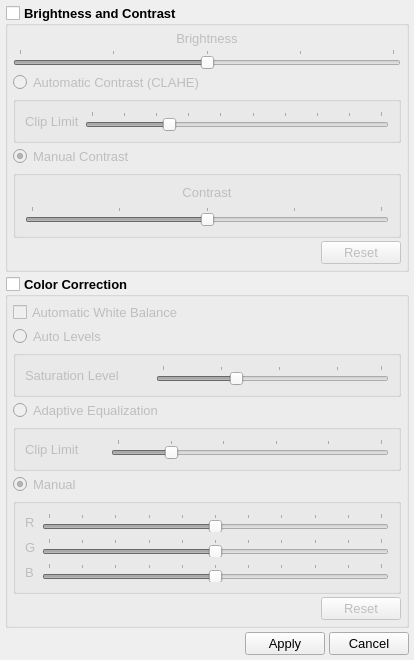
<?xml version="1.0" encoding="UTF-8"?>
<ui version="4.0">
 <class>imageAdjustmentsDlg</class>
 <widget class="QDialog" name="imageAdjustmentsDlg">
  <property name="geometry">
   <rect>
    <x>0</x>
    <y>0</y>
    <width>414</width>
    <height>660</height>
   </rect>
  </property>
  <property name="minimumSize">
   <size>
    <width>316</width>
    <height>660</height>
   </size>
  </property>
  <property name="windowTitle">
   <string>Image Adjustments:</string>
  </property>
  <layout class="QVBoxLayout" name="verticalLayout_2">
   <property name="spacing">
    <number>4</number>
   </property>
   <property name="margin">
    <number>5</number>
   </property>
   <item>
    <widget class="QGroupBox" name="gbBrightnessContrast">
     <property name="font">
      <font>
       <pointsize>10</pointsize>
       <weight>75</weight>
       <bold>true</bold>
      </font>
     </property>
     <property name="title">
      <string>Brightness and Contrast</string>
     </property>
     <property name="checkable">
      <bool>true</bool>
     </property>
     <property name="checked">
      <bool>false</bool>
     </property>
     <layout class="QVBoxLayout" name="verticalLayout_4">
      <property name="spacing">
       <number>3</number>
      </property>
      <property name="margin">
       <number>5</number>
      </property>
      <item>
       <widget class="QLabel" name="label_8">
        <property name="font">
         <font>
          <pointsize>10</pointsize>
          <weight>50</weight>
          <bold>false</bold>
         </font>
        </property>
        <property name="text">
         <string>Brightness</string>
        </property>
        <property name="alignment">
         <set>Qt::AlignCenter</set>
        </property>
       </widget>
      </item>
      <item>
       <widget class="QSlider" name="brightnessSlider">
        <property name="minimum">
         <number>-100</number>
        </property>
        <property name="maximum">
         <number>100</number>
        </property>
        <property name="orientation">
         <enum>Qt::Horizontal</enum>
        </property>
        <property name="tickPosition">
         <enum>QSlider::TicksAbove</enum>
        </property>
        <property name="tickInterval">
         <number>50</number>
        </property>
       </widget>
      </item>
      <item>
       <widget class="QRadioButton" name="bcAutomatic">
        <property name="font">
         <font>
          <weight>50</weight>
          <bold>false</bold>
         </font>
        </property>
        <property name="text">
         <string>Automatic Contrast (CLAHE)</string>
        </property>
        <property name="checked">
         <bool>false</bool>
        </property>
       </widget>
      </item>
      <item>
       <widget class="QGroupBox" name="gbAutoBC">
        <property name="title">
         <string/>
        </property>
        <layout class="QFormLayout" name="formLayout_4">
         <property name="fieldGrowthPolicy">
          <enum>QFormLayout::AllNonFixedFieldsGrow</enum>
         </property>
         <item row="0" column="0">
          <widget class="QLabel" name="label_10">
           <property name="font">
            <font>
             <weight>50</weight>
             <bold>false</bold>
            </font>
           </property>
           <property name="text">
            <string>Clip Limit</string>
           </property>
          </widget>
         </item>
         <item row="0" column="1">
          <widget class="QSlider" name="bcClipLimit">
           <property name="minimum">
            <number>5</number>
           </property>
           <property name="maximum">
            <number>50</number>
           </property>
           <property name="value">
            <number>17</number>
           </property>
           <property name="orientation">
            <enum>Qt::Horizontal</enum>
           </property>
           <property name="tickPosition">
            <enum>QSlider::TicksAbove</enum>
           </property>
           <property name="tickInterval">
            <number>5</number>
           </property>
          </widget>
         </item>
        </layout>
       </widget>
      </item>
      <item>
       <widget class="QRadioButton" name="bcManual">
        <property name="font">
         <font>
          <weight>50</weight>
          <bold>false</bold>
         </font>
        </property>
        <property name="text">
         <string>Manual Contrast</string>
        </property>
        <property name="checked">
         <bool>true</bool>
        </property>
       </widget>
      </item>
      <item>
       <widget class="QGroupBox" name="gbManualBC">
        <property name="title">
         <string/>
        </property>
        <layout class="QVBoxLayout" name="verticalLayout_5">
         <item>
          <layout class="QVBoxLayout" name="verticalLayout_6">
           <item>
            <widget class="QLabel" name="label_7">
             <property name="font">
              <font>
               <pointsize>10</pointsize>
               <weight>50</weight>
               <bold>false</bold>
              </font>
             </property>
             <property name="text">
              <string>Contrast</string>
             </property>
             <property name="alignment">
              <set>Qt::AlignCenter</set>
             </property>
            </widget>
           </item>
           <item>
            <widget class="QSlider" name="contrastSlider">
             <property name="minimum">
              <number>-100</number>
             </property>
             <property name="maximum">
              <number>100</number>
             </property>
             <property name="value">
              <number>0</number>
             </property>
             <property name="sliderPosition">
              <number>0</number>
             </property>
             <property name="orientation">
              <enum>Qt::Horizontal</enum>
             </property>
             <property name="tickPosition">
              <enum>QSlider::TicksAbove</enum>
             </property>
             <property name="tickInterval">
              <number>50</number>
             </property>
            </widget>
           </item>
          </layout>
         </item>
        </layout>
       </widget>
      </item>
      <item>
       <layout class="QHBoxLayout" name="horizontalLayout">
        <item>
         <spacer name="horizontalSpacer_3">
          <property name="orientation">
           <enum>Qt::Horizontal</enum>
          </property>
          <property name="sizeHint" stdset="0">
           <size>
            <width>40</width>
            <height>20</height>
           </size>
          </property>
         </spacer>
        </item>
        <item>
         <widget class="QPushButton" name="pbBCReset">
          <property name="font">
           <font>
            <pointsize>10</pointsize>
            <weight>50</weight>
            <bold>false</bold>
           </font>
          </property>
          <property name="text">
           <string>Reset</string>
          </property>
         </widget>
        </item>
       </layout>
      </item>
     </layout>
    </widget>
   </item>
   <item>
    <widget class="QGroupBox" name="gbColorCorrection">
     <property name="font">
      <font>
       <pointsize>10</pointsize>
       <weight>75</weight>
       <bold>true</bold>
      </font>
     </property>
     <property name="title">
      <string>Color Correction</string>
     </property>
     <property name="checkable">
      <bool>true</bool>
     </property>
     <property name="checked">
      <bool>false</bool>
     </property>
     <layout class="QVBoxLayout" name="verticalLayout_3">
      <property name="spacing">
       <number>3</number>
      </property>
      <property name="margin">
       <number>5</number>
      </property>
      <item>
       <widget class="QCheckBox" name="cbAWB">
        <property name="font">
         <font>
          <weight>50</weight>
          <bold>false</bold>
         </font>
        </property>
        <property name="text">
         <string>Automatic White Balance</string>
        </property>
       </widget>
      </item>
      <item>
       <widget class="QRadioButton" name="ccSimpleBalance">
        <property name="font">
         <font>
          <weight>50</weight>
          <bold>false</bold>
         </font>
        </property>
        <property name="text">
         <string>Auto Levels</string>
        </property>
       </widget>
      </item>
      <item>
       <widget class="QGroupBox" name="gbAutoCC">
        <property name="enabled">
         <bool>false</bool>
        </property>
        <property name="title">
         <string/>
        </property>
        <layout class="QFormLayout" name="formLayout_3">
         <item row="0" column="0">
          <widget class="QLabel" name="label_6">
           <property name="minimumSize">
            <size>
             <width>125</width>
             <height>0</height>
            </size>
           </property>
           <property name="font">
            <font>
             <weight>50</weight>
             <bold>false</bold>
            </font>
           </property>
           <property name="text">
            <string>Saturation Level</string>
           </property>
          </widget>
         </item>
         <item row="0" column="1">
          <widget class="QSlider" name="ccSatLevel">
           <property name="enabled">
            <bool>false</bool>
           </property>
           <property name="minimum">
            <number>1</number>
           </property>
           <property name="maximum">
            <number>16</number>
           </property>
           <property name="pageStep">
            <number>2</number>
           </property>
           <property name="value">
            <number>6</number>
           </property>
           <property name="orientation">
            <enum>Qt::Horizontal</enum>
           </property>
           <property name="tickPosition">
            <enum>QSlider::TicksAbove</enum>
           </property>
           <property name="tickInterval">
            <number>4</number>
           </property>
          </widget>
         </item>
        </layout>
       </widget>
      </item>
      <item>
       <widget class="QRadioButton" name="ccAdaptive">
        <property name="font">
         <font>
          <weight>50</weight>
          <bold>false</bold>
         </font>
        </property>
        <property name="text">
         <string>Adaptive Equalization</string>
        </property>
        <property name="checked">
         <bool>false</bool>
        </property>
       </widget>
      </item>
      <item>
       <widget class="QGroupBox" name="gbAdaptiveCC">
        <property name="enabled">
         <bool>false</bool>
        </property>
        <property name="title">
         <string/>
        </property>
        <layout class="QFormLayout" name="formLayout_2">
         <property name="fieldGrowthPolicy">
          <enum>QFormLayout::AllNonFixedFieldsGrow</enum>
         </property>
         <item row="0" column="0">
          <widget class="QLabel" name="label_5">
           <property name="minimumSize">
            <size>
             <width>80</width>
             <height>0</height>
            </size>
           </property>
           <property name="font">
            <font>
             <weight>50</weight>
             <bold>false</bold>
            </font>
           </property>
           <property name="text">
            <string>Clip Limit</string>
           </property>
          </widget>
         </item>
         <item row="0" column="1">
          <widget class="QSlider" name="ccClipLimit">
           <property name="minimum">
            <number>5</number>
           </property>
           <property name="maximum">
            <number>30</number>
           </property>
           <property name="value">
            <number>10</number>
           </property>
           <property name="orientation">
            <enum>Qt::Horizontal</enum>
           </property>
           <property name="tickPosition">
            <enum>QSlider::TicksAbove</enum>
           </property>
           <property name="tickInterval">
            <number>5</number>
           </property>
          </widget>
         </item>
        </layout>
       </widget>
      </item>
      <item>
       <widget class="QRadioButton" name="ccManual">
        <property name="font">
         <font>
          <weight>50</weight>
          <bold>false</bold>
         </font>
        </property>
        <property name="text">
         <string>Manual</string>
        </property>
        <property name="checked">
         <bool>true</bool>
        </property>
        <property name="autoExclusive">
         <bool>true</bool>
        </property>
       </widget>
      </item>
      <item>
       <widget class="QGroupBox" name="gbManualCC">
        <property name="title">
         <string/>
        </property>
        <layout class="QVBoxLayout" name="verticalLayout_7">
         <item>
          <layout class="QFormLayout" name="formLayout">
           <property name="fieldGrowthPolicy">
            <enum>QFormLayout::AllNonFixedFieldsGrow</enum>
           </property>
           <item row="0" column="0">
            <widget class="QLabel" name="label">
             <property name="font">
              <font>
               <pointsize>10</pointsize>
               <weight>50</weight>
               <bold>false</bold>
              </font>
             </property>
             <property name="text">
              <string>R</string>
             </property>
            </widget>
           </item>
           <item row="0" column="1">
            <widget class="QSlider" name="redSlider">
             <property name="minimum">
              <number>-50</number>
             </property>
             <property name="maximum">
              <number>50</number>
             </property>
             <property name="orientation">
              <enum>Qt::Horizontal</enum>
             </property>
             <property name="tickPosition">
              <enum>QSlider::TicksAbove</enum>
             </property>
             <property name="tickInterval">
              <number>10</number>
             </property>
            </widget>
           </item>
           <item row="1" column="0">
            <widget class="QLabel" name="label_2">
             <property name="font">
              <font>
               <pointsize>10</pointsize>
               <weight>50</weight>
               <bold>false</bold>
              </font>
             </property>
             <property name="text">
              <string>G</string>
             </property>
            </widget>
           </item>
           <item row="1" column="1">
            <widget class="QSlider" name="greenSlider">
             <property name="minimum">
              <number>-50</number>
             </property>
             <property name="maximum">
              <number>50</number>
             </property>
             <property name="orientation">
              <enum>Qt::Horizontal</enum>
             </property>
             <property name="tickPosition">
              <enum>QSlider::TicksAbove</enum>
             </property>
             <property name="tickInterval">
              <number>10</number>
             </property>
            </widget>
           </item>
           <item row="2" column="0">
            <widget class="QLabel" name="label_3">
             <property name="font">
              <font>
               <pointsize>10</pointsize>
               <weight>50</weight>
               <bold>false</bold>
              </font>
             </property>
             <property name="text">
              <string>B</string>
             </property>
            </widget>
           </item>
           <item row="2" column="1">
            <widget class="QSlider" name="blueSlider">
             <property name="minimum">
              <number>-50</number>
             </property>
             <property name="maximum">
              <number>50</number>
             </property>
             <property name="orientation">
              <enum>Qt::Horizontal</enum>
             </property>
             <property name="tickPosition">
              <enum>QSlider::TicksAbove</enum>
             </property>
             <property name="tickInterval">
              <number>10</number>
             </property>
            </widget>
           </item>
          </layout>
         </item>
        </layout>
        <zorder></zorder>
       </widget>
      </item>
      <item>
       <layout class="QHBoxLayout" name="horizontalLayout_3">
        <item>
         <spacer name="horizontalSpacer_2">
          <property name="orientation">
           <enum>Qt::Horizontal</enum>
          </property>
          <property name="sizeHint" stdset="0">
           <size>
            <width>40</width>
            <height>20</height>
           </size>
          </property>
         </spacer>
        </item>
        <item>
         <widget class="QPushButton" name="pbColorReset">
          <property name="font">
           <font>
            <pointsize>10</pointsize>
            <weight>50</weight>
            <bold>false</bold>
           </font>
          </property>
          <property name="text">
           <string>Reset</string>
          </property>
         </widget>
        </item>
       </layout>
      </item>
     </layout>
    </widget>
   </item>
   <item>
    <layout class="QHBoxLayout" name="horizontalLayout_2">
     <item>
      <spacer name="horizontalSpacer">
       <property name="orientation">
        <enum>Qt::Horizontal</enum>
       </property>
       <property name="sizeHint" stdset="0">
        <size>
         <width>40</width>
         <height>20</height>
        </size>
       </property>
      </spacer>
     </item>
     <item>
      <widget class="QPushButton" name="pbApply">
       <property name="font">
        <font>
         <pointsize>10</pointsize>
        </font>
       </property>
       <property name="text">
        <string>Apply</string>
       </property>
      </widget>
     </item>
     <item>
      <widget class="QPushButton" name="pbCancel">
       <property name="font">
        <font>
         <pointsize>10</pointsize>
        </font>
       </property>
       <property name="text">
        <string>Cancel</string>
       </property>
      </widget>
     </item>
    </layout>
   </item>
  </layout>
 </widget>
 <resources/>
 <connections/>
</ui>
